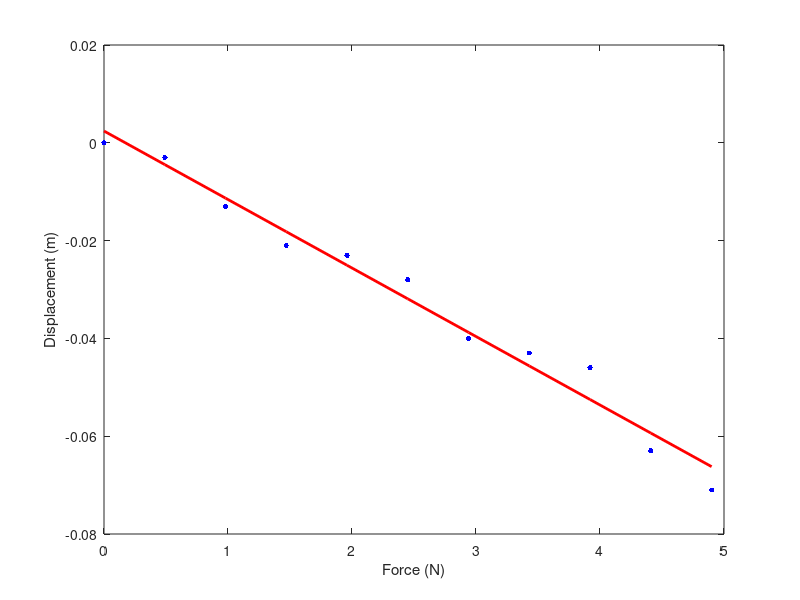

Recreate this plot in MATLAB. (Note: this script raises an error after producing the figure.)
close all; clear; clc;

load('Data.mat')
m = .290; %kg

% Displacement response
figure('Name','Displacement')
force = (HW8Springconstantdata(:,1)./ 1000 ).* 9.8;
delta = HW8Springconstantdata(:,2) ./ 100;
plot(force,delta,'b.','MarkerSize',12)
hold on;
coeff = polyfit(force,delta,1);
linFit = polyval(coeff,force);
plot(force,linFit,'r','LineWidth',2)

xlabel('Force (N)')
ylabel('Displacement (m)')

K = abs(1/coeff(1));
wnat = sqrt(K/m);
fprintf('Spring constant: %5.5f\n',K)
fprintf('Natural Frequency: %5.5f\n',wnat)

Syx = standard_error_fit(delta,linFit);


% Reponse Data
figure('Name','Response Data')
omega = HW8responsedata(:,1);
Vpp = HW8responsedata(:,2);

Vpp_max = max(Vpp);

plot(omega,Vpp,'bx-','MarkerSize',12)
hold on
plot(omega,ones(size(Vpp)).*(.7*Vpp_max),'r')

xlabel('Frequency ($\frac{rad}{s}$)','Interpreter','latex')
ylabel('$V_{pp}$ (V)','Interpreter','latex')

wr = 15.235;
wu = 16.829;
wl = 13.236;
Q_fwhm = wr/(wu-wl);
zeta = 1/(2*Q_fwhm);
fprintf('Q FWHM: %5.5f\n',Q_fwhm)
fprintf('Zeta: %5.5f\n', zeta)

% Free Data
figure('Name','Free Decay')
time = HW8freedecaydata(:,1);
volt = HW8freedecaydata(:,2);

plot(time,volt,'b')
hold on 
peakT = [.172,.566,.98,1.4];
peakV = [.425,.435,.479,.513];
plot(peakT,peakV,'ro','MarkerSize',8)

figure('Name','Exponential Fit')
ln_env = -1*log(peakV);
plot(peakT,ln_env,'b.','MarkerSize',12)
hold on 
lnCoeff = polyfit(peakT,ln_env,1);
linVolt = polyval(lnCoeff,peakT);
plot(peakT,linVolt,'r')

fprintf('Linear slope: %5.5f\n',lnCoeff(1))


Td = mean([.566-.172, .98-.566, 1.4-.98]);
fprintf('Td: %5.5f\n',Td)

wd = 2*pi / Td;
fprintf('Wd: %5.5f\n',wd)



function Syx = standard_error_fit(y_meas,y_fit)
nu = length(y_meas)-2;
Syx = sqrt(sum((y_fit-y_meas).^2)/nu);
end











